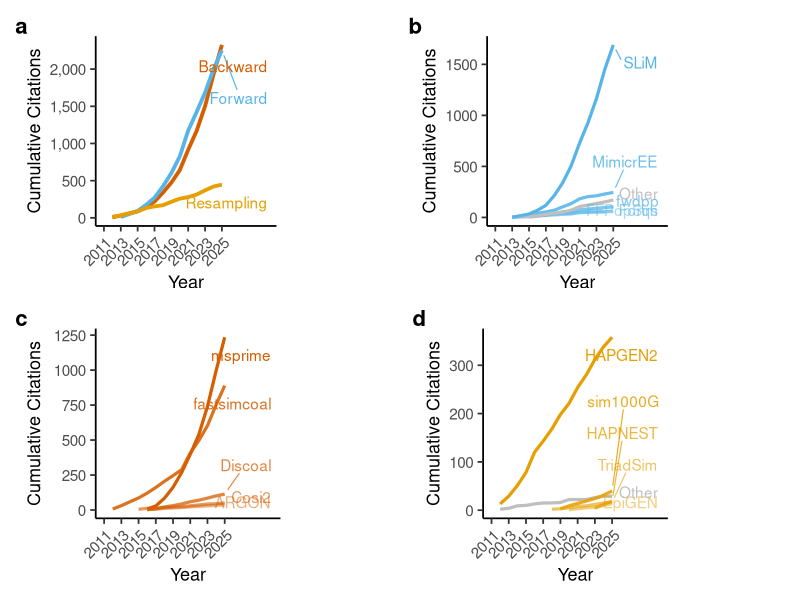
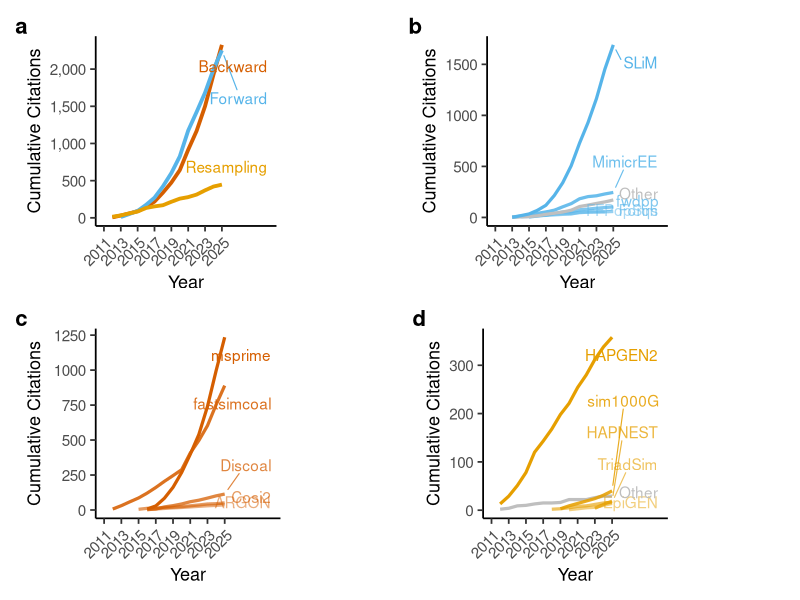
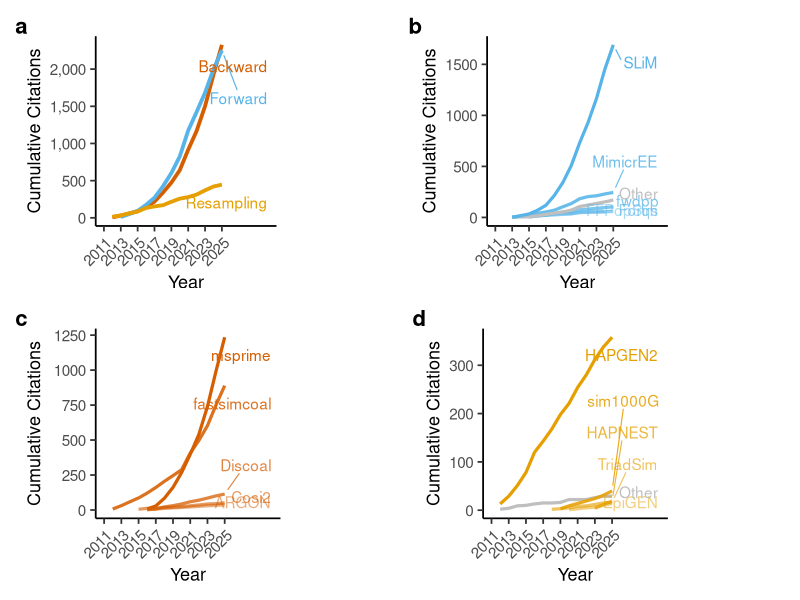

Recreate these plots in R, in order.
library(dplyr)
library(readr)
library(ggplot2)
library(ggrepel)
library(scales)
library(patchwork)

################################################
# LOAD DATA
################################################

citation_data <- read_csv("./tool_citation_history.csv")


################################################
# FILTER
################################################

citation_data <- citation_data %>%
  filter(
    Year >= 2011,
    Year <= 2025, 
    Year >= Publication_Year)


################################################
# GROUP TOOL VERSIONS + AGGREGATE FIRST
################################################

citation_data <- citation_data %>%
  mutate(
    Tool = case_when(
      grepl("^SLiM", Tool) ~ "SLiM",
      grepl("^fastsimcoal", Tool) ~ "fastsimcoal",
      grepl("^AdmixSim", Tool) ~ "AdmixSim",
      grepl("^GPOPSIM", Tool) ~ "GPOPSIM",
      grepl("^MimicrEE", Tool) ~ "MimicrEE",
      grepl("^msprime", Tool) ~ "msprime",
      TRUE ~ Tool
    )
  ) %>%
  group_by(Tool, Strategy, Year) %>%
  summarise(Citations = sum(Citations), .groups = "drop")


################################################
# TOOL-LEVEL CUMULATIVE (CORRECT NOW)
################################################

tool_cum <- citation_data %>%
  arrange(Tool, Strategy, Year) %>%
  group_by(Tool, Strategy) %>%
  mutate(Citations = cumsum(Citations)) %>%
  ungroup()

################################################
# STRATEGY LEVEL (USED FOR PANEL A)
################################################

strategy_cum <- tool_cum %>%
  group_by(Strategy, Year) %>%
  summarise(Citations = sum(Citations), .groups = "drop") %>%
  ungroup()

################################################
# COLORS
################################################

strategy_colors <- c(
  Forward = "#56B4E9",
  Backward = "#D55E00",
  Resampling = "#E69F00"
)

################################################
# TOP 5 PER STRATEGY + OTHER
################################################
################################################
# TOP 5 PER STRATEGY + OTHER
################################################

collapse_top5 <- function(df){
  
  # Top 5, excluding simLD
  top5 <- df %>%
    filter(Tool != "simLD") %>%
    group_by(Tool) %>%
    summarise(total = max(Citations), .groups = "drop") %>%
    slice_max(total, n = 5) %>%
    pull(Tool)
  
  # Keep the top 5
  top_df <- df %>% 
    filter(Tool %in% top5)
  
  # Everything else goes into Other, including simLD
  other_raw <- df %>% 
    filter(!Tool %in% top5)
  
  if(nrow(other_raw) == 0){
    return(top_df)
  }
  
  start_year <- min(other_raw$Year, na.rm = TRUE)
  
  other_df <- other_raw %>%
    tidyr::complete(
      Tool,
      Strategy,
      Year = start_year:max(df$Year),
      fill = list(Citations = 0)
    ) %>%
    arrange(Tool, Year) %>%
    group_by(Tool, Strategy) %>%
    mutate(Citations = cummax(Citations)) %>%
    ungroup() %>%
    group_by(Strategy, Year) %>%
    summarise(Citations = sum(Citations), .groups = "drop") %>%
    mutate(Tool = "Other") %>%
    arrange(Year)
  
  bind_rows(top_df, other_df)
}


################################################
# SPLIT BY STRATEGY
################################################

data_f <- collapse_top5(
  tool_cum %>% filter(Strategy == "Forward")
)

data_b <- collapse_top5(
  tool_cum %>% filter(Strategy == "Backward")
)

data_r <- collapse_top5(
  tool_cum %>% filter(Strategy == "Resampling")
)

################################################
# SPLIT BY STRATEGY
################################################

data_f <- collapse_top5(tool_cum %>% filter(Strategy == "Forward"))
data_b <- collapse_top5(tool_cum %>% filter(Strategy == "Backward"))
data_r <- collapse_top5(tool_cum %>% filter(Strategy == "Resampling"))

################################################
# PALETTES
################################################

generate_palette <- function(df, base){
  
  ranking <- df %>%
    group_by(Tool) %>%
    summarise(v = max(Citations), .groups = "drop") %>%
    arrange(desc(v))
  
  n <- sum(ranking$Tool != "Other")
  cols <- alpha(base, seq(1, 0.5, length.out = n))
  
  setNames(cols, ranking$Tool[ranking$Tool != "Other"]) |> c(Other = "grey75")
}

pal_f <- generate_palette(data_f, "#56B4E9")
pal_b <- generate_palette(data_b, "#D55E00")
pal_r <- generate_palette(data_r, "#E69F00")

################################################
# LABEL POSITIONS
################################################

line_end <- function(df){
  df %>%
    group_by(Tool) %>%
    slice_max(Year, n = 1) %>%
    ungroup()
}

end_f <- line_end(data_f)
end_b <- line_end(data_b)
end_r <- line_end(data_r)

end_s <- strategy_cum %>%
  group_by(Strategy) %>%
  slice_max(Year, n = 1) %>%
  ungroup()

################################################
# THEME
################################################

nature_theme <- theme_classic(base_size = 16) +
  theme(
    legend.position = "none",
    axis.title = element_text(size = 13),
    axis.text = element_text(size = 11),
    axis.line = element_line(linewidth = 0.6),
    axis.ticks = element_line(linewidth = 0.6),
    plot.margin = margin(5.5, 90, 5.5, 5.5),
    axis.text.x = element_text(angle = 45, hjust = 1, vjust = 1)
  )

################################################
# PLOT FUNCTION
################################################

plot_panel <- function(df, end_df, palette){
  
  ggplot(df, aes(Year, Citations, group = Tool)) +
    geom_line(aes(color = Tool), linewidth = 1.1) +
    
    geom_text_repel(
      data = end_df,
      aes(x = Year, y = Citations, label = Tool, color = Tool),
      nudge_x = 3,
      direction = "y",
      box.padding = 0.5,
      point.padding = 0.4,
      segment.size = 0.4,
      force = 4,
      max.overlaps = Inf,
      hjust = 0,
      show.legend = FALSE
    ) +
    
    scale_color_manual(values = palette) +
    coord_cartesian(xlim = c(2011, 2030.5)) +
    scale_x_continuous(breaks = seq(2011, 2025, 2)) +
    labs(x = "Year", y = "Cumulative Citations") +
    nature_theme
}

################################################
# PANELS
################################################

p_f <- plot_panel(data_f, end_f, pal_f)
p_b <- plot_panel(data_b, end_b, pal_b)
p_r <- plot_panel(data_r, end_r, pal_r)

p_s <- ggplot(strategy_cum, aes(Year, Citations, color = Strategy)) +
          geom_line(linewidth = 1.3) +
          geom_text_repel(
            data = end_s,
            aes(x = Year, y = Citations, label = Strategy, color = Strategy),
            nudge_x = 3,
            direction = "y",
            box.padding = 0.5,
            point.padding = 0.4,
            segment.size = 0.4,
            force = 4,
            hjust = 0,
            show.legend = FALSE
          ) +
          scale_color_manual(values = strategy_colors) +
          coord_cartesian(xlim = c(2011, 2030.5)) +
          scale_x_continuous(breaks = seq(2011, 2025, 2)) +
          scale_y_continuous(labels = comma) +
          labs(x = "Year", y = "Cumulative Citations") +
          nature_theme

################################################
# FINAL FIGURE
################################################

figure <- (p_s + p_f) / (p_b + p_r) +
  plot_annotation(tag_levels = "a") &
  theme(plot.tag = element_text(face = "bold", size = 16))

figure

################################################
# EXPORT
################################################

ggsave("figure_cumulative_citations.png", figure, width = 12, height = 10, dpi = 300)
ggsave("figure_cumulative_citations.pdf", figure, width = 12, height = 10)
